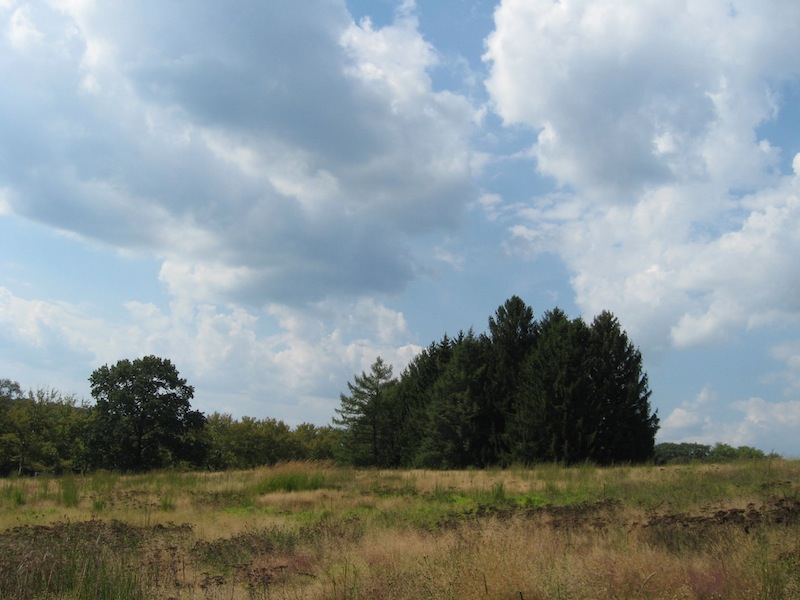
%> input picture Landscape Sample Tests/constable.jpg, 800 x 600 px
$ octave --eval "result = landscape(imread('Landscape Sample Tests/constable.jpg'));"   (GNU Octave 9; MATLAB toolbox functions it lacks are replaced by stand-ins)
%> lines starting %> are read from the running program, lines starting %| are printed output that depends on the picture; in (x1, y1, x2, y2) boxes, pixels count from 0 and x2, y2 are one past the last pixel; in counts of white or black regions, pixels touching at a corner belong together; the program's own positions count from 1
function land = landscape(img)
% LANDSCAPE detects whether an image is a landscape or not.
% This algorithm seeks a "blue horizon" - a horizon determined by a blue
% area in the upper part of the region. It then runs two subsequent tests to
% ensure that the image is a landscape - an entropy (texture) test, and a
% luminance test.
%
%   IMG is a RGB image of any size.
%
%   The output argument LAND is a boolean indicating whether the image is a
%   landscape or not

%% BLUE HORIZON TEST: Detect whether there is a horizon line in the image.
% This is the main indicator of landscape. To do this, break image into sky/ground
% using color-based region growing that detects the sky (assuming blue).

% Divide the color image into the blue color-channel image
blueImage = img(:,:,3);

% Binarize the image by applying a threshold of 125.
blueBinary = blueImage > 125;
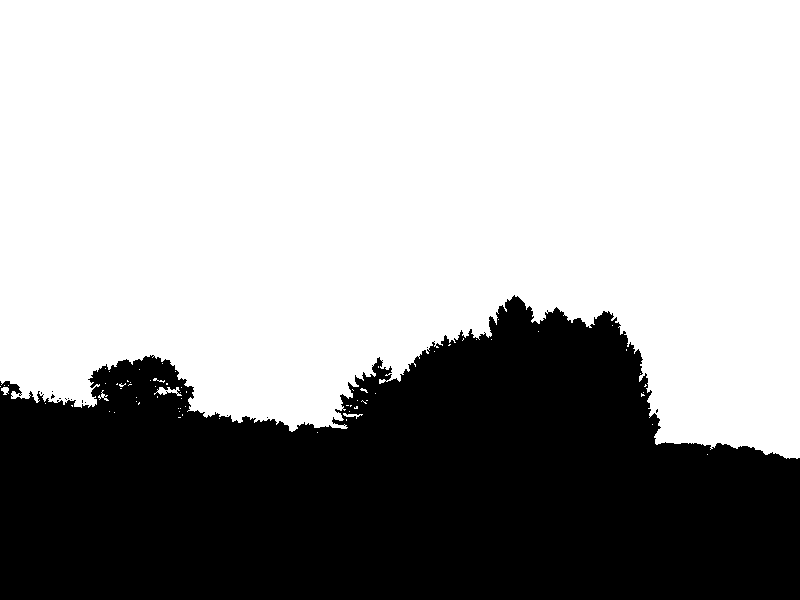
%> blueBinary: size 600x800 logical; 64.2% white; 14 black regions (13 under 20 px), largest, box (x1, y1, x2, y2) and area: (0, 295, 800, 600) 171718

% Label connected components in the binary image using region-growing
% function bwlabel. Connectivity is set to 8 to incorporate
% diagonally-connected pixels.
[taggedB,blueObjects] = bwlabel(blueBinary, 8);
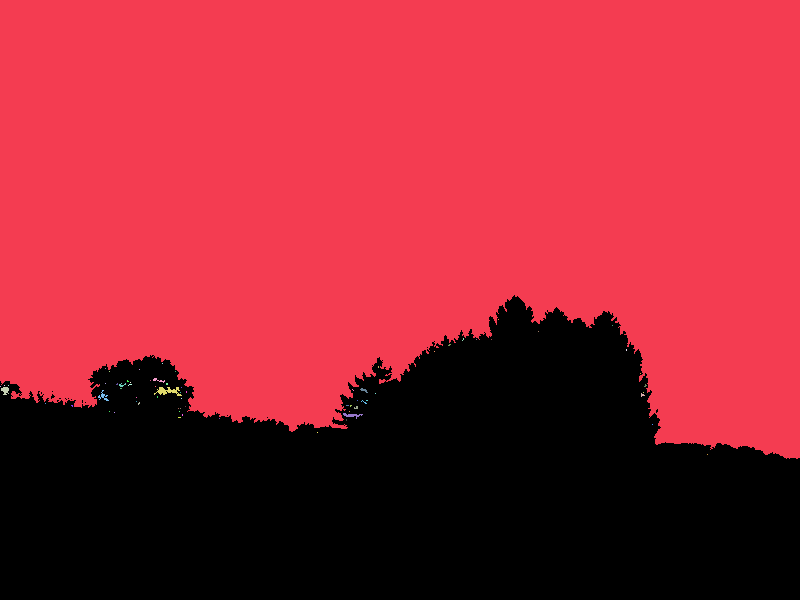
%> taggedB: size 600x800 double; 72 distinct labels, from 0 to 71; one colour per label, 0 black
%> blueObjects = 71

% Eliminate all the noise from the tagged images by removing all connected
% components that have fewer than n pixels with the command bwareaopen
taggedB = bwareaopen(taggedB, 100);
%> taggedB: size 600x800 logical; 64.2% white; 14 black regions (13 under 20 px)

% Visualize the tagged regions with label2rgb, applying an appropriate color map.
% The parameter 'k' sets zero values to black.
figure
imshow(label2rgb (taggedB, 'cool', 'k'));
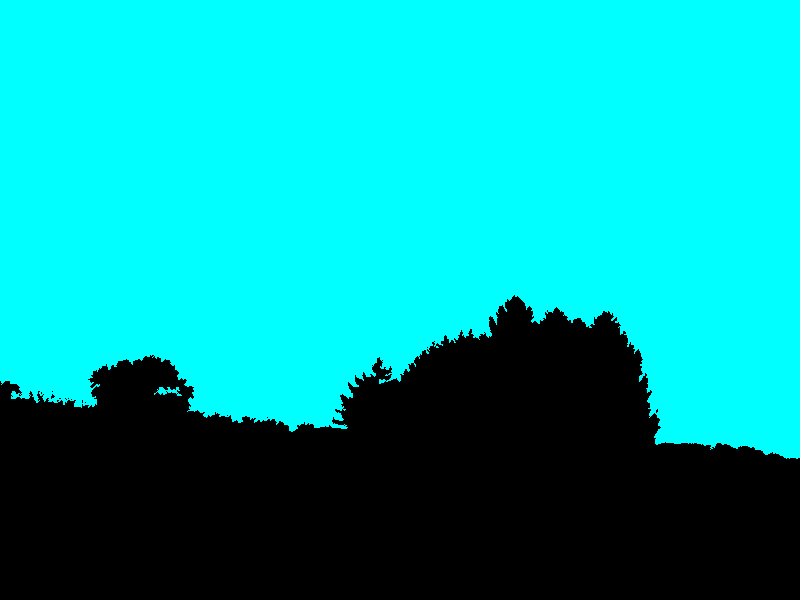
%> displayed picture: size 600x800x3, on the screen's scale of 0 to 255; mean R, G, B 0, 163.6, 163.6

% Uses regionprops function to calculate the statistics (the area,
% centroid, and bounding box) from each group of colored objects. These
% stats can be called to fill out the values of the table with the
% functions stats.Centroid, etc.
statsBlue = regionprops(taggedB);
%> statsBlue = 2 regions; box (x1, y1, x2, y2), Area and Centroid: (0, 0, 800, 459) 307818 [402.6 195.7], (154, 387, 182, 396) 118 [168.6 391.7]


%% HORIZON: Now identify the horizon line in the image based on the blue region

% Set the horizon equal to the point at which the blue region starts
% deteriorating past the point where 70% of a row is blue.
detector = find((mean(blueBinary, 2)) >= 0.7);
%> detector = 358 values from 1 to 358
horizon = detector(end);
%> horizon = 358
height = size(img, 1);
%> height = 600
width = size (img, 2);
%> width = 800

%If the horizon is in the top sixth or the bottom fifth of the image, it is
%not a horizon.
if ((horizon < (height / 6)) || (horizon > (4/5)*height))
    land = false;
    return
end

figure, imshow(img), hold on
plot (0:size(img,2), horizon)

%% SECONDARY TESTS
% If the detector passes the first (main) test, then proceed onward to
% confirm that the horizon boundary actually indicates a sky. This relies
% on two assumptions: 1) the luminance of the sky is greater than that of
% the landscape, and 2) the detail (texture) of the landscape is more
% complex than that of the sky.

% First, divide the image into two:
I1 = imcrop(img, [0 0 width horizon]);
I2 = imcrop(img, [0 horizon width height]);
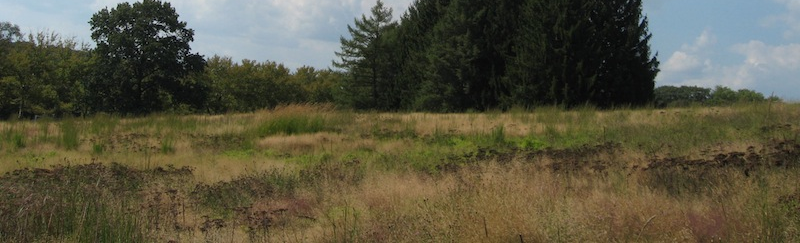
%> I2: size 243x800x3 uint8; mean R, G, B 88, 84.9, 65.1

% Next, compare complexity in texture by measuring entropy:
textureComp = 0;
if (entropy(I1) < entropy(I2))
   textureComp = 1;
end

% Next, measure relative luminance:
u = rgb2ntsc(I1);
%> u: size 358x800x3 double; mean of channels 1, 2, 3 0.708, -0.0676, 0.00454
lum1 = u(:,:,1);
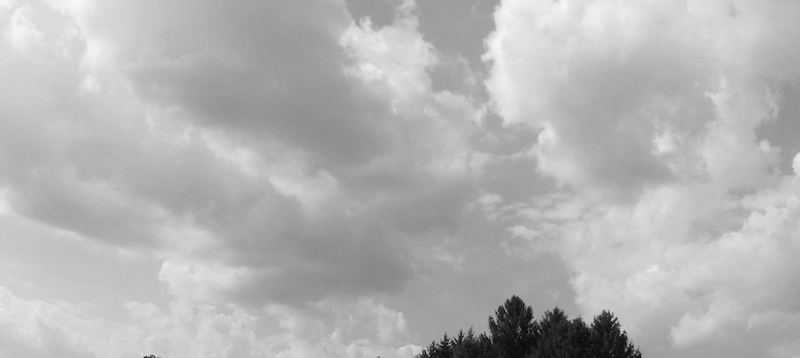
%> lum1: size 358x800 double; min 0.000894, max 0.981, mean 0.708
v = rgb2ntsc(I2);
%> v: size 243x800x3 double; mean of channels 1, 2, 3 0.328, 0.0323, -0.0216
lum2 = v(:,:,1);
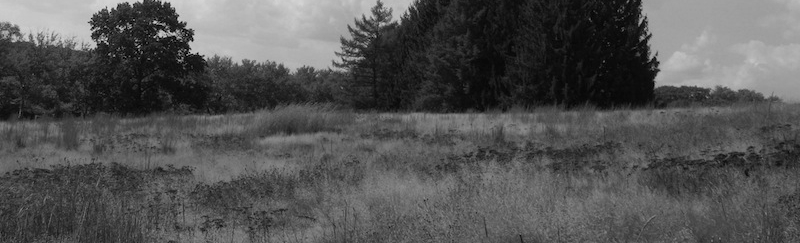
%> lum2: size 243x800 double; min 0.000894, max 0.848, mean 0.328
%> `result = landscape(imread('Landscape Sample Tests/constable.jpg'));`:
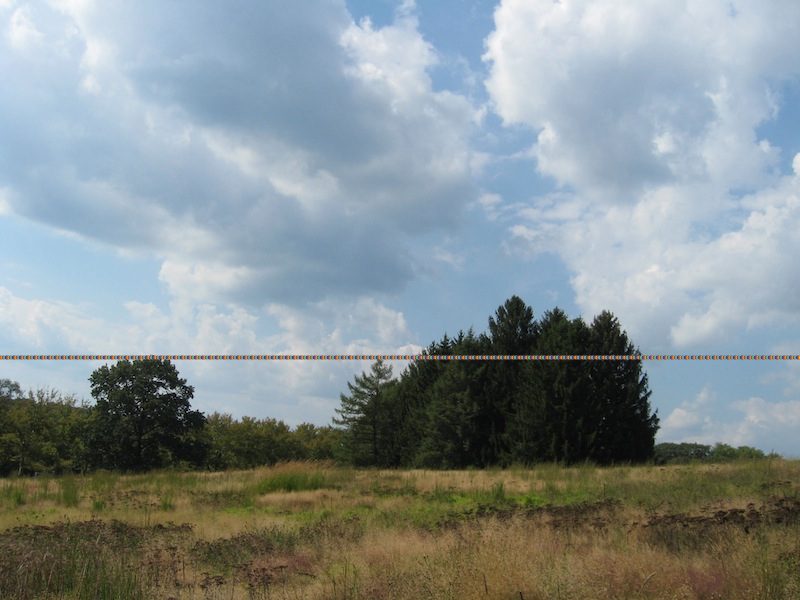
%> figure redrawn from the program's plot data

luminanceComp = 0;
if (mean2(I1) > mean2(I2))
    luminanceComp = 1;
end

% The above-horizon part must past both of the secondary tests in order to
% be labeled a landscape sky.

if (luminanceComp && textureComp)
    land = true;
    return
else
    land = false;
    return
end

$ run again, on Landscape Sample Tests/dadakid.jpg
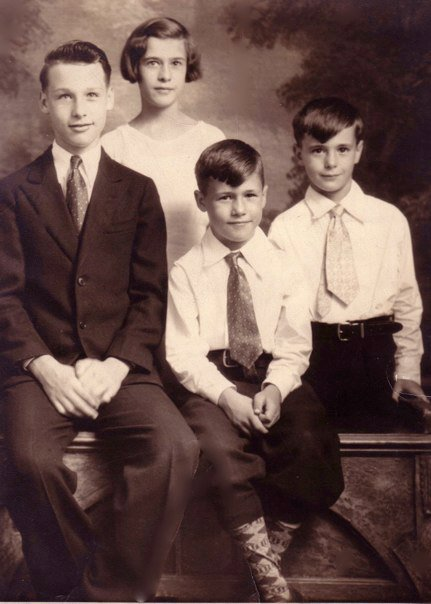
%> input picture Landscape Sample Tests/dadakid.jpg, 431 x 604 px
%> blueBinary: size 604x431 logical; 23% white; 117 white regions (102 under 20 px), largest, box (x1, y1, x2, y2) and area: (51, 37, 423, 431) 52415, (34, 355, 129, 418) 3405, (80, 0, 158, 39) 1540
%> in landscape, `[taggedB,blueObjects] = bwlabel(blueBinary, 8);`:
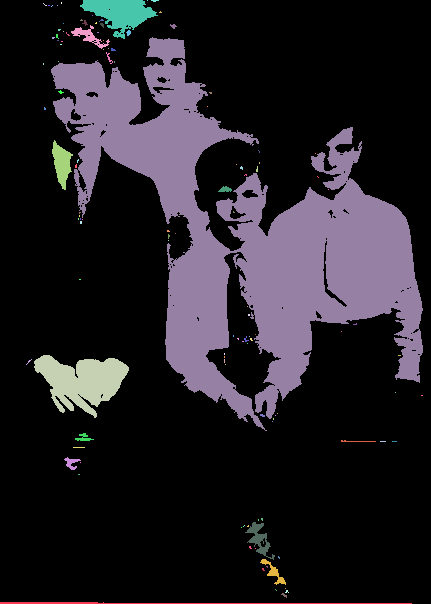
%> taggedB: size 604x431 double; 118 distinct labels, from 0 to 117; one colour per label, 0 black
%> blueObjects = 117
%> in landscape, `imshow(label2rgb (taggedB, 'cool', 'k'));`:
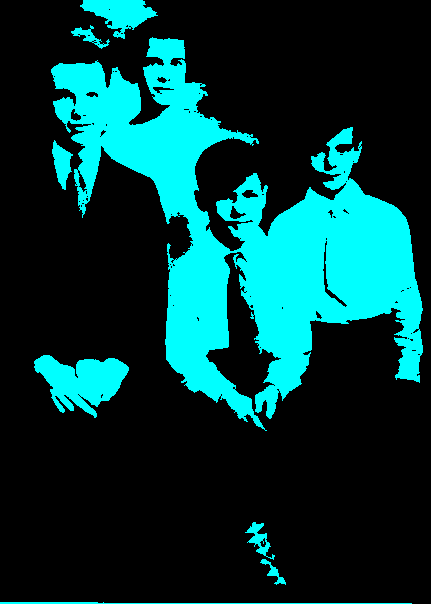
%> displayed picture: size 604x431x3, on the screen's scale of 0 to 255; mean R, G, B 0, 58.1, 58.1
%> statsBlue = 8 regions; box (x1, y1, x2, y2), Area and Centroid: (51, 37, 423, 431) 52415 [247.4 234.9], (34, 355, 129, 418) 3405 [82.8 381.7], (80, 0, 158, 39) 1540 [120.7 13.7], (52, 140, 73, 190) 562 [62.3 164.3], (0, 602, 412, 604) 511 [176.2 603.8], (245, 522, 275, 560) 383 [260 539.7], (71, 25, 110, 49) 271 [89.8 37.1], (260, 559, 286, 585) 183 [274.4 573]
%> detector = 604
